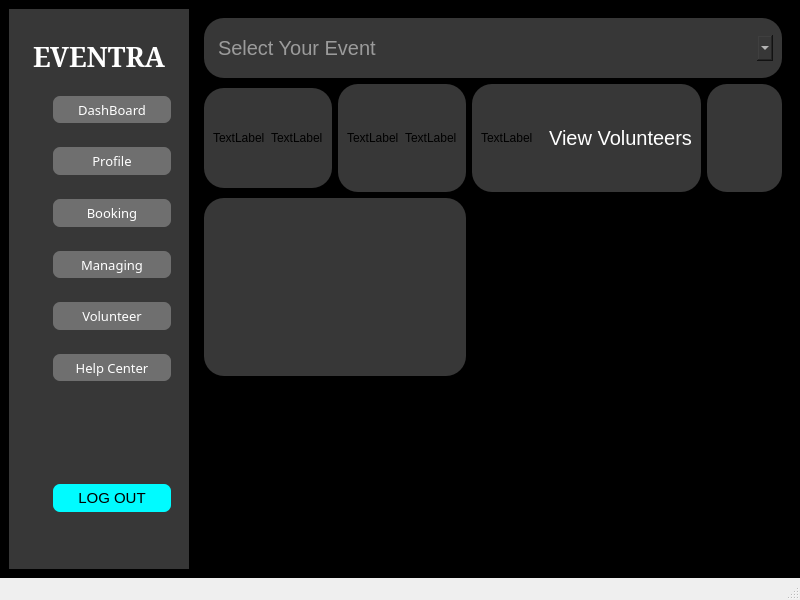
<?xml version="1.0" encoding="UTF-8"?>
<ui version="4.0">
 <class>dashboard</class>
 <widget class="QMainWindow" name="dashboard">
  <property name="geometry">
   <rect>
    <x>0</x>
    <y>0</y>
    <width>800</width>
    <height>600</height>
   </rect>
  </property>
  <property name="windowTitle">
   <string>MainWindow</string>
  </property>
  <widget class="QWidget" name="centralwidget">
   <property name="styleSheet">
    <string notr="true">QWidget{
	background-color: black;
}</string>
   </property>
   <layout class="QHBoxLayout" name="horizontalLayout_2">
    <item>
     <layout class="QHBoxLayout" name="horizontalLayout">
      <item>
       <widget class="QWidget" name="Leftsidebar" native="true">
        <property name="sizePolicy">
         <sizepolicy hsizetype="Fixed" vsizetype="Preferred">
          <horstretch>0</horstretch>
          <verstretch>0</verstretch>
         </sizepolicy>
        </property>
        <property name="minimumSize">
         <size>
          <width>180</width>
          <height>0</height>
         </size>
        </property>
        <property name="styleSheet">
         <string notr="true">QWidget{
	background-color: rgb(55, 55, 55);
}</string>
        </property>
        <layout class="QVBoxLayout" name="verticalLayout_2">
         <item>
          <layout class="QVBoxLayout" name="verticalLayout">
           <item>
            <widget class="QLabel" name="label">
             <property name="font">
              <font>
               <family>SimSun</family>
               <pointsize>20</pointsize>
               <bold>true</bold>
              </font>
             </property>
             <property name="styleSheet">
              <string notr="true">QLabel{
padding-top:20px;
color:white;
}</string>
             </property>
             <property name="text">
              <string>EVENTRA</string>
             </property>
             <property name="alignment">
              <set>Qt::AlignmentFlag::AlignCenter</set>
             </property>
            </widget>
           </item>
           <item>
            <widget class="QWidget" name="widget" native="true"/>
           </item>
          </layout>
         </item>
         <item>
          <spacer name="verticalSpacer">
           <property name="orientation">
            <enum>Qt::Orientation::Vertical</enum>
           </property>
           <property name="sizeHint" stdset="0">
            <size>
             <width>0</width>
             <height>0</height>
            </size>
           </property>
          </spacer>
         </item>
         <item>
          <widget class="QWidget" name="widget_2" native="true">
           <property name="sizePolicy">
            <sizepolicy hsizetype="Preferred" vsizetype="Fixed">
             <horstretch>0</horstretch>
             <verstretch>0</verstretch>
            </sizepolicy>
           </property>
           <property name="minimumSize">
            <size>
             <width>0</width>
             <height>40</height>
            </size>
           </property>
           <layout class="QHBoxLayout" name="horizontalLayout_4">
            <item>
             <layout class="QHBoxLayout" name="horizontalLayout_3">
              <item>
               <widget class="QLabel" name="label_2">
                <property name="sizePolicy">
                 <sizepolicy hsizetype="Fixed" vsizetype="Fixed">
                  <horstretch>0</horstretch>
                  <verstretch>0</verstretch>
                 </sizepolicy>
                </property>
                <property name="minimumSize">
                 <size>
                  <width>20</width>
                  <height>20</height>
                 </size>
                </property>
                <property name="maximumSize">
                 <size>
                  <width>20</width>
                  <height>20</height>
                 </size>
                </property>
                <property name="text">
                 <string/>
                </property>
                <property name="pixmap">
                 <pixmap resource="resources.qrc">:/resources/icons8-dashboard-50.png</pixmap>
                </property>
                <property name="scaledContents">
                 <bool>true</bool>
                </property>
               </widget>
              </item>
              <item>
               <widget class="QPushButton" name="dashboard_2">
                <property name="font">
                 <font>
                  <family>Segoe Fluent Icons</family>
                  <pointsize>10</pointsize>
                 </font>
                </property>
                <property name="styleSheet">
                 <string notr="true">QPushButton{
color:white;
	background-color: rgb(111, 111, 111);
padding:5px;
border:none;
border-radius:7px;
}
QPushButton:hover{
	background-color: rgb(188, 0, 188);
}</string>
                </property>
                <property name="text">
                 <string>DashBoard</string>
                </property>
               </widget>
              </item>
             </layout>
            </item>
           </layout>
          </widget>
         </item>
         <item>
          <widget class="QWidget" name="widget_3" native="true">
           <property name="sizePolicy">
            <sizepolicy hsizetype="Preferred" vsizetype="Fixed">
             <horstretch>0</horstretch>
             <verstretch>0</verstretch>
            </sizepolicy>
           </property>
           <property name="minimumSize">
            <size>
             <width>0</width>
             <height>40</height>
            </size>
           </property>
           <layout class="QHBoxLayout" name="horizontalLayout_6">
            <item>
             <layout class="QHBoxLayout" name="horizontalLayout_5">
              <item>
               <widget class="QLabel" name="label_3">
                <property name="sizePolicy">
                 <sizepolicy hsizetype="Fixed" vsizetype="Fixed">
                  <horstretch>0</horstretch>
                  <verstretch>0</verstretch>
                 </sizepolicy>
                </property>
                <property name="minimumSize">
                 <size>
                  <width>20</width>
                  <height>20</height>
                 </size>
                </property>
                <property name="maximumSize">
                 <size>
                  <width>20</width>
                  <height>20</height>
                 </size>
                </property>
                <property name="text">
                 <string/>
                </property>
                <property name="pixmap">
                 <pixmap resource="resources.qrc">:/resources/icons8-profile-48.png</pixmap>
                </property>
                <property name="scaledContents">
                 <bool>true</bool>
                </property>
               </widget>
              </item>
              <item>
               <widget class="QPushButton" name="Profile">
                <property name="font">
                 <font>
                  <family>Segoe Fluent Icons</family>
                  <pointsize>10</pointsize>
                 </font>
                </property>
                <property name="styleSheet">
                 <string notr="true">QPushButton{
color:white;
	background-color: rgb(111, 111, 111);
padding:5px;
border:none;
border-radius:7px;
}
QPushButton:hover{
	background-color: rgb(188, 0, 188);
}</string>
                </property>
                <property name="text">
                 <string>Profile</string>
                </property>
               </widget>
              </item>
             </layout>
            </item>
           </layout>
          </widget>
         </item>
         <item>
          <widget class="QWidget" name="widget_4" native="true">
           <property name="sizePolicy">
            <sizepolicy hsizetype="Preferred" vsizetype="Fixed">
             <horstretch>0</horstretch>
             <verstretch>40</verstretch>
            </sizepolicy>
           </property>
           <layout class="QHBoxLayout" name="horizontalLayout_8">
            <item>
             <layout class="QHBoxLayout" name="horizontalLayout_7">
              <item>
               <widget class="QLabel" name="label_4">
                <property name="sizePolicy">
                 <sizepolicy hsizetype="Fixed" vsizetype="Fixed">
                  <horstretch>0</horstretch>
                  <verstretch>0</verstretch>
                 </sizepolicy>
                </property>
                <property name="minimumSize">
                 <size>
                  <width>20</width>
                  <height>20</height>
                 </size>
                </property>
                <property name="maximumSize">
                 <size>
                  <width>20</width>
                  <height>20</height>
                 </size>
                </property>
                <property name="text">
                 <string/>
                </property>
                <property name="pixmap">
                 <pixmap resource="resources.qrc">:/resources/icons8-booking-48.png</pixmap>
                </property>
                <property name="scaledContents">
                 <bool>true</bool>
                </property>
               </widget>
              </item>
              <item>
               <widget class="QPushButton" name="Booking">
                <property name="font">
                 <font>
                  <family>Segoe Fluent Icons</family>
                  <pointsize>10</pointsize>
                 </font>
                </property>
                <property name="styleSheet">
                 <string notr="true">QPushButton{
color:white;
	background-color: rgb(111, 111, 111);
padding:5px;
border:none;
border-radius:7px;
}
QPushButton:hover{
	background-color: rgb(188, 0, 188);
}</string>
                </property>
                <property name="text">
                 <string>Booking</string>
                </property>
               </widget>
              </item>
             </layout>
            </item>
           </layout>
          </widget>
         </item>
         <item>
          <widget class="QWidget" name="widget_5" native="true">
           <property name="sizePolicy">
            <sizepolicy hsizetype="Preferred" vsizetype="Fixed">
             <horstretch>0</horstretch>
             <verstretch>0</verstretch>
            </sizepolicy>
           </property>
           <property name="minimumSize">
            <size>
             <width>0</width>
             <height>40</height>
            </size>
           </property>
           <layout class="QHBoxLayout" name="horizontalLayout_10">
            <item>
             <layout class="QHBoxLayout" name="horizontalLayout_9">
              <item>
               <widget class="QLabel" name="label_5">
                <property name="sizePolicy">
                 <sizepolicy hsizetype="Fixed" vsizetype="Fixed">
                  <horstretch>0</horstretch>
                  <verstretch>0</verstretch>
                 </sizepolicy>
                </property>
                <property name="minimumSize">
                 <size>
                  <width>20</width>
                  <height>20</height>
                 </size>
                </property>
                <property name="maximumSize">
                 <size>
                  <width>20</width>
                  <height>20</height>
                 </size>
                </property>
                <property name="text">
                 <string/>
                </property>
                <property name="pixmap">
                 <pixmap resource="resources.qrc">:/resources/icons8-hierarchy-48.png</pixmap>
                </property>
                <property name="scaledContents">
                 <bool>true</bool>
                </property>
               </widget>
              </item>
              <item>
               <widget class="QPushButton" name="Managing">
                <property name="font">
                 <font>
                  <family>Segoe Fluent Icons</family>
                  <pointsize>10</pointsize>
                 </font>
                </property>
                <property name="styleSheet">
                 <string notr="true">QPushButton{
color:white;
	background-color: rgb(111, 111, 111);
padding:5px;
border:none;
border-radius:7px;
}
QPushButton:hover{
	background-color: rgb(188, 0, 188);
}</string>
                </property>
                <property name="text">
                 <string>Managing</string>
                </property>
               </widget>
              </item>
             </layout>
            </item>
           </layout>
          </widget>
         </item>
         <item>
          <widget class="QWidget" name="widget_8" native="true">
           <property name="sizePolicy">
            <sizepolicy hsizetype="Preferred" vsizetype="Fixed">
             <horstretch>0</horstretch>
             <verstretch>0</verstretch>
            </sizepolicy>
           </property>
           <property name="minimumSize">
            <size>
             <width>0</width>
             <height>40</height>
            </size>
           </property>
           <layout class="QHBoxLayout" name="horizontalLayout_17">
            <item>
             <layout class="QHBoxLayout" name="horizontalLayout_16">
              <item>
               <widget class="QLabel" name="label_8">
                <property name="minimumSize">
                 <size>
                  <width>20</width>
                  <height>20</height>
                 </size>
                </property>
                <property name="maximumSize">
                 <size>
                  <width>20</width>
                  <height>20</height>
                 </size>
                </property>
                <property name="text">
                 <string/>
                </property>
                <property name="pixmap">
                 <pixmap resource="resources.qrc">:/resources/icons8-community-50.png</pixmap>
                </property>
                <property name="scaledContents">
                 <bool>true</bool>
                </property>
               </widget>
              </item>
              <item>
               <widget class="QPushButton" name="Volunteer">
                <property name="font">
                 <font>
                  <family>Segoe Fluent Icons</family>
                  <pointsize>10</pointsize>
                 </font>
                </property>
                <property name="styleSheet">
                 <string notr="true">QPushButton{
color:white;
	background-color: rgb(111, 111, 111);
padding:5px;
border:none;
border-radius:7px;
}
QPushButton:hover{
	background-color: rgb(188, 0, 188);
}</string>
                </property>
                <property name="text">
                 <string>Volunteer</string>
                </property>
               </widget>
              </item>
             </layout>
            </item>
           </layout>
          </widget>
         </item>
         <item>
          <widget class="QWidget" name="widget_6" native="true">
           <property name="sizePolicy">
            <sizepolicy hsizetype="Preferred" vsizetype="Fixed">
             <horstretch>0</horstretch>
             <verstretch>0</verstretch>
            </sizepolicy>
           </property>
           <property name="minimumSize">
            <size>
             <width>0</width>
             <height>40</height>
            </size>
           </property>
           <layout class="QHBoxLayout" name="horizontalLayout_12">
            <item>
             <layout class="QHBoxLayout" name="horizontalLayout_11">
              <item>
               <widget class="QLabel" name="label_6">
                <property name="sizePolicy">
                 <sizepolicy hsizetype="Fixed" vsizetype="Fixed">
                  <horstretch>0</horstretch>
                  <verstretch>0</verstretch>
                 </sizepolicy>
                </property>
                <property name="minimumSize">
                 <size>
                  <width>20</width>
                  <height>20</height>
                 </size>
                </property>
                <property name="maximumSize">
                 <size>
                  <width>20</width>
                  <height>20</height>
                 </size>
                </property>
                <property name="text">
                 <string/>
                </property>
                <property name="pixmap">
                 <pixmap resource="resources.qrc">:/resources/icons8-help-center-48.png</pixmap>
                </property>
                <property name="scaledContents">
                 <bool>true</bool>
                </property>
               </widget>
              </item>
              <item>
               <widget class="QPushButton" name="Help_Center">
                <property name="font">
                 <font>
                  <family>Segoe Fluent Icons</family>
                  <pointsize>10</pointsize>
                 </font>
                </property>
                <property name="styleSheet">
                 <string notr="true">QPushButton{
color:white;
	background-color: rgb(111, 111, 111);
padding:5px;
border:none;
border-radius:7px;
}
QPushButton:hover{
	background-color: rgb(188, 0, 188);
}</string>
                </property>
                <property name="text">
                 <string>Help Center</string>
                </property>
               </widget>
              </item>
             </layout>
            </item>
           </layout>
          </widget>
         </item>
         <item>
          <spacer name="verticalSpacer_4">
           <property name="orientation">
            <enum>Qt::Orientation::Vertical</enum>
           </property>
           <property name="sizeHint" stdset="0">
            <size>
             <width>20</width>
             <height>40</height>
            </size>
           </property>
          </spacer>
         </item>
         <item>
          <spacer name="verticalSpacer_2">
           <property name="orientation">
            <enum>Qt::Orientation::Vertical</enum>
           </property>
           <property name="sizeHint" stdset="0">
            <size>
             <width>20</width>
             <height>40</height>
            </size>
           </property>
          </spacer>
         </item>
         <item>
          <widget class="QWidget" name="widget_7" native="true">
           <property name="sizePolicy">
            <sizepolicy hsizetype="Preferred" vsizetype="Fixed">
             <horstretch>0</horstretch>
             <verstretch>0</verstretch>
            </sizepolicy>
           </property>
           <property name="minimumSize">
            <size>
             <width>0</width>
             <height>40</height>
            </size>
           </property>
           <layout class="QHBoxLayout" name="horizontalLayout_14">
            <item>
             <layout class="QHBoxLayout" name="horizontalLayout_13">
              <item>
               <widget class="QLabel" name="label_7">
                <property name="minimumSize">
                 <size>
                  <width>20</width>
                  <height>20</height>
                 </size>
                </property>
                <property name="maximumSize">
                 <size>
                  <width>20</width>
                  <height>20</height>
                 </size>
                </property>
                <property name="text">
                 <string/>
                </property>
                <property name="pixmap">
                 <pixmap resource="resources.qrc">:/resources/icons8-log-out-48.png</pixmap>
                </property>
                <property name="scaledContents">
                 <bool>true</bool>
                </property>
               </widget>
              </item>
              <item>
               <widget class="QPushButton" name="Log_out">
                <property name="font">
                 <font>
                  <pointsize>11</pointsize>
                  <bold>false</bold>
                 </font>
                </property>
                <property name="styleSheet">
                 <string notr="true">QPushButton{
color:black;
	
	background-color: rgb(0, 251, 255);
padding:5px;
border:none;
border-radius:7px;
}
QPushButton:hover{
	background-color: rgb(188, 0, 188);
color:white;
}</string>
                </property>
                <property name="text">
                 <string>LOG OUT</string>
                </property>
               </widget>
              </item>
             </layout>
            </item>
           </layout>
          </widget>
         </item>
         <item>
          <spacer name="verticalSpacer_3">
           <property name="orientation">
            <enum>Qt::Orientation::Vertical</enum>
           </property>
           <property name="sizeHint" stdset="0">
            <size>
             <width>20</width>
             <height>40</height>
            </size>
           </property>
          </spacer>
         </item>
        </layout>
       </widget>
      </item>
      <item>
       <widget class="QWidget" name="RightSideBar" native="true">
        <layout class="QGridLayout" name="gridLayout_2">
         <item row="0" column="0">
          <layout class="QGridLayout" name="gridLayout">
           <item row="1" column="3">
            <widget class="QWidget" name="widget_12" native="true">
             <property name="styleSheet">
              <string notr="true">background-color:rgb(55,55,55);
border-radius:20px;</string>
             </property>
            </widget>
           </item>
           <item row="0" column="0" colspan="4">
            <widget class="QWidget" name="TOP" native="true">
             <property name="sizePolicy">
              <sizepolicy hsizetype="Preferred" vsizetype="Fixed">
               <horstretch>0</horstretch>
               <verstretch>0</verstretch>
              </sizepolicy>
             </property>
             <property name="minimumSize">
              <size>
               <width>0</width>
               <height>60</height>
              </size>
             </property>
             <property name="styleSheet">
              <string notr="true">border-radius:20px;
background-color:rgb(55,55,55);</string>
             </property>
             <layout class="QHBoxLayout" name="horizontalLayout_18">
              <item>
               <layout class="QHBoxLayout" name="horizontalLayout_15">
                <item>
                 <widget class="QComboBox" name="eventComboBox">
                  <property name="font">
                   <font>
                    <pointsize>15</pointsize>
                   </font>
                  </property>
                  <property name="styleSheet">
                   <string notr="true">color:white;</string>
                  </property>
                  <property name="placeholderText">
                   <string>Select Your Event</string>
                  </property>
                 </widget>
                </item>
               </layout>
              </item>
             </layout>
            </widget>
           </item>
           <item row="1" column="1">
            <widget class="QWidget" name="subeventSummaryWidget" native="true">
             <property name="styleSheet">
              <string notr="true">background-color:rgb(55,55,55);
border-radius:20px;</string>
             </property>
             <layout class="QHBoxLayout" name="horizontalLayout_22">
              <item>
               <layout class="QHBoxLayout" name="horizontalLayout_21">
                <item>
                 <widget class="QLabel" name="logoLabel_2">
                  <property name="text">
                   <string>TextLabel</string>
                  </property>
                 </widget>
                </item>
                <item>
                 <widget class="QLabel" name="totalSubeventsLabel">
                  <property name="text">
                   <string>TextLabel</string>
                  </property>
                 </widget>
                </item>
               </layout>
              </item>
             </layout>
            </widget>
           </item>
           <item row="1" column="0">
            <widget class="QWidget" name="volunteerSummaryWidget" native="true">
             <property name="sizePolicy">
              <sizepolicy hsizetype="Preferred" vsizetype="Fixed">
               <horstretch>0</horstretch>
               <verstretch>0</verstretch>
              </sizepolicy>
             </property>
             <property name="minimumSize">
              <size>
               <width>0</width>
               <height>100</height>
              </size>
             </property>
             <property name="styleSheet">
              <string notr="true">background-color:rgb(55,55,55);
border-radius:20px;</string>
             </property>
             <layout class="QHBoxLayout" name="horizontalLayout_20">
              <item>
               <layout class="QHBoxLayout" name="horizontalLayout_19">
                <item>
                 <widget class="QLabel" name="logoLabel">
                  <property name="text">
                   <string>TextLabel</string>
                  </property>
                 </widget>
                </item>
                <item>
                 <widget class="QLabel" name="totalVolunteersLabel">
                  <property name="text">
                   <string>TextLabel</string>
                  </property>
                 </widget>
                </item>
               </layout>
              </item>
             </layout>
            </widget>
           </item>
           <item row="1" column="2">
            <widget class="QWidget" name="Viewvolunteers" native="true">
             <property name="styleSheet">
              <string notr="true">background-color:rgb(55,55,55);
border-radius:20px;</string>
             </property>
             <layout class="QHBoxLayout" name="horizontalLayout_24">
              <item>
               <layout class="QHBoxLayout" name="horizontalLayout_23">
                <item>
                 <widget class="QLabel" name="logoLabel_3">
                  <property name="text">
                   <string>TextLabel</string>
                  </property>
                 </widget>
                </item>
                <item>
                 <widget class="QPushButton" name="pushButton">
                  <property name="minimumSize">
                   <size>
                    <width>0</width>
                    <height>90</height>
                   </size>
                  </property>
                  <property name="font">
                   <font>
                    <pointsize>15</pointsize>
                   </font>
                  </property>
                  <property name="styleSheet">
                   <string notr="true">color:white;
padding-left:10px;</string>
                  </property>
                  <property name="text">
                   <string>View Volunteers</string>
                  </property>
                 </widget>
                </item>
               </layout>
              </item>
             </layout>
            </widget>
           </item>
           <item row="3" column="0">
            <widget class="QWidget" name="widget_10" native="true"/>
           </item>
           <item row="2" column="0" colspan="2">
            <widget class="QWidget" name="chartContainer" native="true">
             <property name="styleSheet">
              <string notr="true">background-color:rgb(55,55,55);
border-radius:20px;</string>
             </property>
            </widget>
           </item>
          </layout>
         </item>
        </layout>
       </widget>
      </item>
     </layout>
    </item>
   </layout>
  </widget>
  <widget class="QMenuBar" name="menubar">
   <property name="geometry">
    <rect>
     <x>0</x>
     <y>0</y>
     <width>800</width>
     <height>18</height>
    </rect>
   </property>
  </widget>
  <widget class="QStatusBar" name="statusbar"/>
 </widget>
 <resources>
  <include location="resources.qrc"/>
 </resources>
 <connections/>
</ui>
